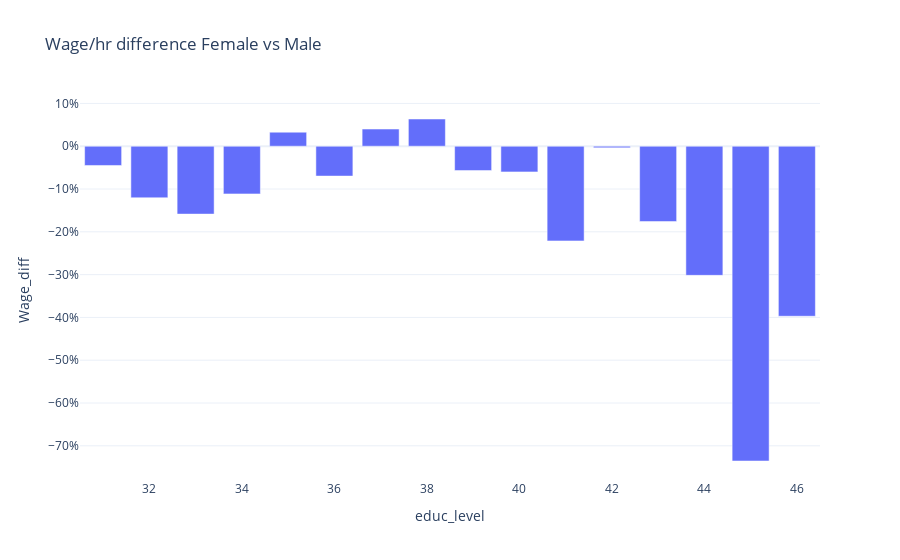

This figure's notebook cell:
### Markdown cell above
### FINE-TUNING BY EDUCATION LEVEL
31 	Less than 1st grade  
32 	1st - 4th grade  
33 	5th or 6th grade  
34 	7th or 8th grade  
35 	9th grade  
36 	10th grade  
37 	11th grade  
38 	12th grade NO DIPLOMA  
39 	High school graduate, diploma or GED  
40 	Some college but no degree  
41 	Associate degree -- occupational/vocational  
42 	Associate degree -- academic program  
43 	Bachelor's degree (e.g. BA,AB,BS)  
44 	Master's degree (e.g. MA,MS,MEng,Med,MSW,MBA)  
45 	Professional school deg. (e.g. MD,DDS,DVM,LLB,JD) 
46 	Doctorate degree (e.g. PhD, EdD)

### Code cell
cps_comp1 = cps_occ1.groupby(["educ_level"]).mean()
cps_comp2 = cps_occ2.groupby(["educ_level"]).mean()
cps_comp = pd.merge(cps_comp1, cps_comp2, on = "educ_level")
cps_comp = cps_comp.assign(Wage_diff = (cps_comp2["wage_hr"] / cps_comp1["wage_hr"])-1)
fig = px.bar(cps_comp, x = cps_comp.index, y = "Wage_diff", title = 'Wage/hr difference Female vs Male')
fig.layout.yaxis.tickformat = ',.0%'
fig.show()

# GRAPH 3

### Figure 1 — Plotly figure (JSON) as saved in the notebook; plotly's stock layout.template omitted (floating-point values rounded to 4 significant figures)
{"data": [{"alignmentgroup": "True", "hovertemplate": "educ_level=%{x}<br>Wage_diff=%{y}<extra></extra>", "legendgroup": "", "marker": {"color": "#636efa", "pattern": {"shape": ""}}, "name": "", "offsetgroup": "", "orientation": "v", "showlegend": false, "textposition": "auto", "type": "bar", "x": [31, 32, 33, 34, 35, 36, 37, 38, 39, 40, 41, 42, 43, 44, 45, 46], "xaxis": "x", "y": [-0.04499, -0.1205, -0.1586, -0.1115, 0.03284, -0.0698, 0.04008, 0.06357, -0.05696, -0.06002, -0.2213, -0.003777, -0.176, -0.3017, -0.7355, -0.3973], "yaxis": "y"}], "layout": {"barmode": "relative", "legend": {"tracegroupgap": 0}, "title": {"text": "Wage/hr difference Female vs Male"}, "xaxis": {"anchor": "y", "domain": [0, 1], "title": {"text": "educ_level"}}, "yaxis": {"anchor": "x", "domain": [0, 1], "tickformat": ",.0%", "title": {"text": "Wage_diff"}}}}
